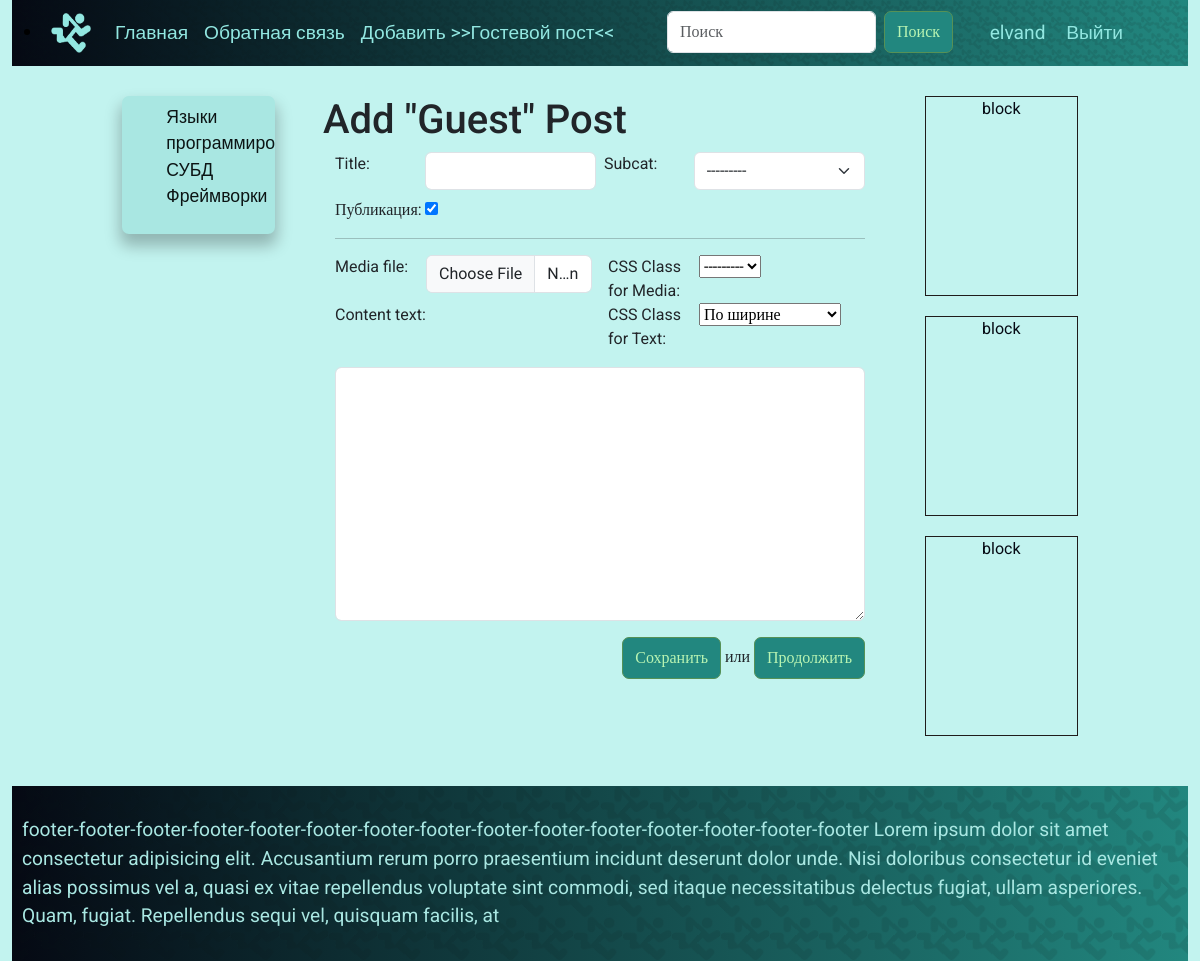
Screenshot of /addpage/ (signed in) with the database file from the repository.
### blog/models.py (models this page shows, shortened)
class ModelCategories(models.Model):
    name = models.CharField(max_length=100, db_index=True, verbose_name="Категория")
    slug = models.SlugField(max_length=255, unique=True, db_index=True, verbose_name="URL")
    def __str__(self):
        return self.name
    class Meta:
        verbose_name = 'Категория'
        verbose_name_plural = 'Категории'
        ordering = ['id']

### blog/views.py (the view)
# urls.py: path('addpage/', views.add_page, name='addpage'),
@login_required
def add_page(request):
    if request.method == 'POST':
        form = AddPostForm(request.POST)
        formset = PostContentFormset(request.POST, request.FILES, prefix='content')
        if form.is_valid() and formset.is_valid():
            title = form.cleaned_data['title']
            slug = slug_conversion(title)
            post = form.save(commit=False)
            post.slug = slug
            post.user_first_name = request.user.first_name
            post.user_last_name = request.user.last_name
            post.user_username = request.user.username
            post.save()
            for sub_form in formset:
                content_part = sub_form.save(commit=False)
                content_part.post = post
                content_part.save()
            if 'add_block_button' in request.POST:
                return redirect('add_post_block', post_slug=slug)
            else:
                return redirect('home')
    else:
        form = AddPostForm()
        formset = PostContentFormset(prefix='content')
    user = request.user
    author_display_name = user.get_full_name() or user.username
    return render(request, 'blog/addpage.html', {'title': 'Add "Guest" Post', 'form': form, 'formset': formset, 'author_display_name': author_display_name})

### blog/forms.py
class AddPostForm(forms.ModelForm):
    title = forms.CharField(widget=CustomTextInput())
    subcat = forms.ModelChoiceField(queryset=ModelSubcategories.objects.all(), widget=CustomSelect())
    class Meta:
        model = ModelPosts
        fields = ['title', 'subcat', 'is_published']

### blog/models.py (called while the page is built)
    def __str__(self):
        return f"{self.category} - {self.name}"

    def __str__(self):
        return self.name_css_class

### blog/templatetags/blog_tags.py (called while the page is built)
@register.simple_tag()
def get_horizontal_menu():
    menu = [{'title': "Главная", 'url_name': 'home'},
            {'title': "Обратная связь", 'url_name': 'contact'},
            {'title': "Добавить >>Гостевой пост<<", 'url_name': 'addpage'},
            ]
    return menu

@register.simple_tag()
def get_horizontal_menu_cat():
    menu_cat = []
    categories = ModelCategories.objects.all()
    for category in categories:
        menu_cat.append({
            'title': category.name,
            'url_name': 'home_category',
            'category_slug': category.slug,
        })
    return menu_cat

@register.simple_tag(name='menu_cat_subcat')
def get_vertical_menu_posts():
    categories = ModelCategories.objects.all()
    subcategories = ModelSubcategories.objects.all()
    cat_subcat_menu = {
        'categories': categories,
        'subcategories': subcategories,
    }
    return cat_subcat_menu

### blog/templates/blog/addpage.html (shortened to what this page needs)
{% extends 'blog/base.html' %}
{% block content %}
<h1>{{ title }}</h1>
<form action="{% url 'addpage' %}" method="post" enctype="multipart/form-data">
    <div class="container">
        <div class="row g-2">
            <div class="col-sm-12 col-md-4 col-lg-2 align-middle">
                {{ form.title.label_tag}}
            </div>
            <div class="col-sm-12 col-md-8 col-lg-4">
                {{form.title}}
            </div>
            <div class="col-sm-12 col-md-4 col-lg-2 align-middle">
                {{ form.subcat.label_tag}}
            </div>
            <div class="col-sm-12 col-md-8 col-lg-4">
                {{form.subcat}}
            </div>
            <div class="col-sm-12 col-md-4 col-lg-2 align-middle">
                {{ form.is_published.label_tag}}
            </div>
            <div class="col-sm-12 col-md-8 col-lg-4">
                {{ form.is_published}}
            </div>
        </div>
        <hr>
        {% for sub_form in formset %}
        <div class="row g-3">
            <div class="col-sm-12 col-md-4 col-lg-2 align-middle">
                {{sub_form.media_file.label_tag}}
            </div>
            <div class="col-sm-12 col-md-8 col-lg-4">
                {{sub_form.media_file}}
            </div>
            <div class="col-sm-12 col-md-4 col-lg-2 align-middle">
                {{sub_form.css_media.label_tag}}
            </div>
            <div class="col-sm-12 col-md-8 col-lg-4">
                {{sub_form.css_media}}
            </div>
        </div>
        <div class="row g-3">
            <div class="col-sm-12 col-md-8 col-lg-6 align-middle">
                {{sub_form.content_text.label_tag}}
            </div>
            <div class="col-sm-12 col-md-4 col-lg-2 align-middle">
                {{sub_form.css_text.label_tag}}
            </div>
            <div class="col-sm-12 col-md-8 col-lg-4">
                {{sub_form.css_text}}
            </div>
            <div class="col-12">
                {{sub_form.content_text}}
            </div>
        </div>
        {% endfor %}
        <div class="mt-3 text-end">
            <button type="submit" class="btn btn-primary">Сохранить</button>
            или
            <button type="submit"  class="btn btn-primary"> Продолжить</button></p>
        </div>
    </div>
</form>
{%endblock%}

### blog/templates/blog/base.html (shortened to what this page needs)
<!DOCTYPE html>
<html lang="en">
<head>
    {% load static %} {% load blog_tags %}
    <link rel="stylesheet" href="{% static 'admin/css/bootstrap.css' %}"/>
    <link type="text/css" href="{% static 'blog/css/styles.css' %}" rel="stylesheet"/>
</head>
<body>
<div class="container-fluid mx-auto align-self-center">
    <header>
        <nav class="navbar navbar-expand-lg">
            <div class="container-fluid">
                <div class="navbar-brand">
                    <li>
                        <img src="{% static 'blog/img/logo.png' %}" alt="Elvand" data-bs-toggle="dropdown" width="40" height="40"/>
                            {% get_horizontal_menu_cat as horizontal_menu_cat %}
                    </li>
                </div>
                <div class="collapse navbar-collapse" id="navbarSupportedContent">
                    <ul class="navbar-nav me-auto mb-2 mb-lg-0">
                        {% get_horizontal_menu as horizontal_menu %}
                        {% for item in horizontal_menu %}
                        <li class="nav-item">
                            <a class="nav-link" href="{% url item.url_name %}">{{ item.title }}</a>
                        </li>
                        {% endfor %}
                    </ul>
                    <ul class="navbar-nav me-auto mb-2 mb-lg-0">
                        <li class="nav-item">
                            <form class="d-flex" role="search">
                                <input class="form-control me-2" type="search" placeholder="Поиск" aria-label="Поиск">
                                <button class="btn btn-outline-success" type="submit">Поиск</button>
                            </form>
                        </li>
                        <li class="nav-item">&nbsp;&nbsp;&nbsp;&nbsp;&nbsp;&nbsp;
                        </li>
                        {% if user.is_authenticated %}
                        <li class="nav-item">
                            <a class="nav-link"
                               href="{% url 'user_profile' user.username %}">{{ user.username }}&nbsp;</a>
                        </li>
                        <li class="nav-item">
                            <a class="nav-link" href="{% url 'logout' %}">Выйти</a>
                        </li>
                        {% endif %}
                    </ul>
                </div>
            </div>
        </nav>
    </header>
    <section class="row g-5">
        <div class="col-sm-0 col-md-0 col-lg-0 col-xl-1"></div>
        <div class="col-sm-2 col-md-3 col-lg-3 col-xl-2">
            <nav class="navbar navbar-expand-lg navbar-light vert_nav">
                <div class="container-fluid">
                    <div class="d-flex align-items-center justify-content-end">
                        <div class="collapse navbar-collapse" id="navbarVertical">
                            {% menu_cat_subcat as menu_cs %}
                            <ul>
                                {% for category in menu_cs.categories %}
                                <li>
                                    <a href="{% url 'home' category_slug=category.slug %}">{{ category.name }}</a>
                                </li>
                                {% endfor %}
                            </ul>
                        </div>
                    </div>
                </div>
            </nav>
        </div>
        <div class="col-sm-8 col-md-6 col-lg-6 col-xl-6">{% block content %} {% endblock %}</div>
        <div class="col-sm-2 col-md-3 col-lg-3 col-xl-2">
            <div class="block">block</div>
            <div class="block">block</div>
            <div class="block">block</div>
        </div>
        <div class="col-sm-0 col-md-0 col-lg-0 col-xl-1"></div>
    </section>
    <footer id="footer">
        footer-footer-footer-footer-footer-footer-footer-footer-footer-footer-footer-footer-footer-footer-footer
        Lorem ipsum dolor sit amet consectetur adipisicing elit. Accusantium
        rerum porro praesentium incidunt deserunt dolor unde. Nisi doloribus
        consectetur id eveniet alias possimus vel a, quasi ex vitae repellendus
        voluptate sint commodi, sed itaque necessitatibus delectus fugiat, ullam
        asperiores. Quam, fugiat. Repellendus sequi vel, quisquam facilis, at
    </footer>
</div>
</body>
</html>

### blog/static/blog/css/styles.css (style rules this page uses)
:root { --color11: #6ACFC8; --color12: #629B97; --color13: #22877F; --color14: #92E7E1; --color15: #A9E7E2; --color16: #C2F3EF; --color17: #e2faf8; --colorA11: #7897D5; --colorA12: #6B7DA0; --colorA13: #27488B; --colorA14: #9DB7EA; --colorA15: #B2C5EA; --colorB11: #82E877; --colorB12: #75AE6F; --colorB13: #319727; --colorB14: #A3F49B; --colorB15: #B9F4B2; --color21: #0C1A1A; --color22: #0C1414; --color23: #041111; --color24: #548D8D; --color25: #638D8D; --colorA21: #0F131D; --colorA22: #0E1016; --colorA23: #050913; --colorA24: #5B6A8E; --colorA25: #68748E; --colorB21: #102310; --colorB22: #101A10; --colorB23: #051705; --colorB24: #569156; --colorB25: #669166; }
body { font-family: 'Roboto', sans-serif; background:var(--color16); }
h1, h2, h3, h4, h5, h6 { font-family: 'Roboto', sans-serif; }
button, input[type="button"], input[type="submit"] { font-family: 'Roboto', sans-serif; }
input[type="text"], input[type="password"], input[type="email"], textarea { font-family: 'Roboto', sans-serif; }
form { font-family: 'Roboto'; }
.block { border: solid 1px #1f1b1b; margin: 0 0 20px; text-align: center; min-height: 200px; color: #050913; }
.btn { border: 1px solid var(--colorB24); padding: 8px 12px; cursor: pointer; border-radius: 7px; font-size: 16px; text-align: center; text-decoration: none; display: inline-block; transition: background-color 0.3s, color 0.3s; background-color: var(--color13); color: var(--colorB15); }
footer, section { padding: 30px 10px; }
header, footer { font-size: 120%; color: var(--color15); background: url(../img/pattern.png), var(--colorA23); background: url(../img/pattern.png), -moz-linear-gradient(left, var(--colorA23) 0%, var(--color13) 100%); background: url(../img/pattern.png), -webkit-linear-gradient(left, var(--colorA23) 0%, var(--color13) 100%); background: url(../img/pattern.png), linear-gradient(to right, var(--colorA23) 0%, var(--color13) 100%); filter: progid:DXImageTransform.Microsoft.gradient(startColorstr=var(--colorA23), endColorstr=var(--color13), GradientType=1); background-size: contain; }
.navbar a { color: var(--color14); text-decoration: none; }
.vert_nav { font-size: 110%; overflow: hidden; background:var(--color15); border-radius: 7px; box-shadow: 0px 10px 15px 2px rgba(0, 0, 0, 0.25); margin: 0 0 50px; }
.vert_nav a { color:var(--color22); text-decoration: none; }
.vert_nav li { list-style-type: none; }
.form-control, .form-select, .form-textarea, .form-textinput, .fileinpu { width: 100%; }

### rows the page displays
ModelCategories: name "Языки…"
ModelCategories: name "СУБД"
ModelCategories: name "Фреймворки"

### other values shown
{{ item.title }} "Главная" "Обратная связь" "Добавить >>Гостевой пост<<"
{{ user.username }} "elvand"
{{ title }} "Add \"Guest\" Post"
{{ sub_form.media_file.label_tag }} "Media file:"
{{ sub_form.css_media.label_tag }} "CSS Class for Media:"
{{ sub_form.content_text.label_tag }} "Content text:"
{{ sub_form.css_text.label_tag }} "CSS Class for Text:"
